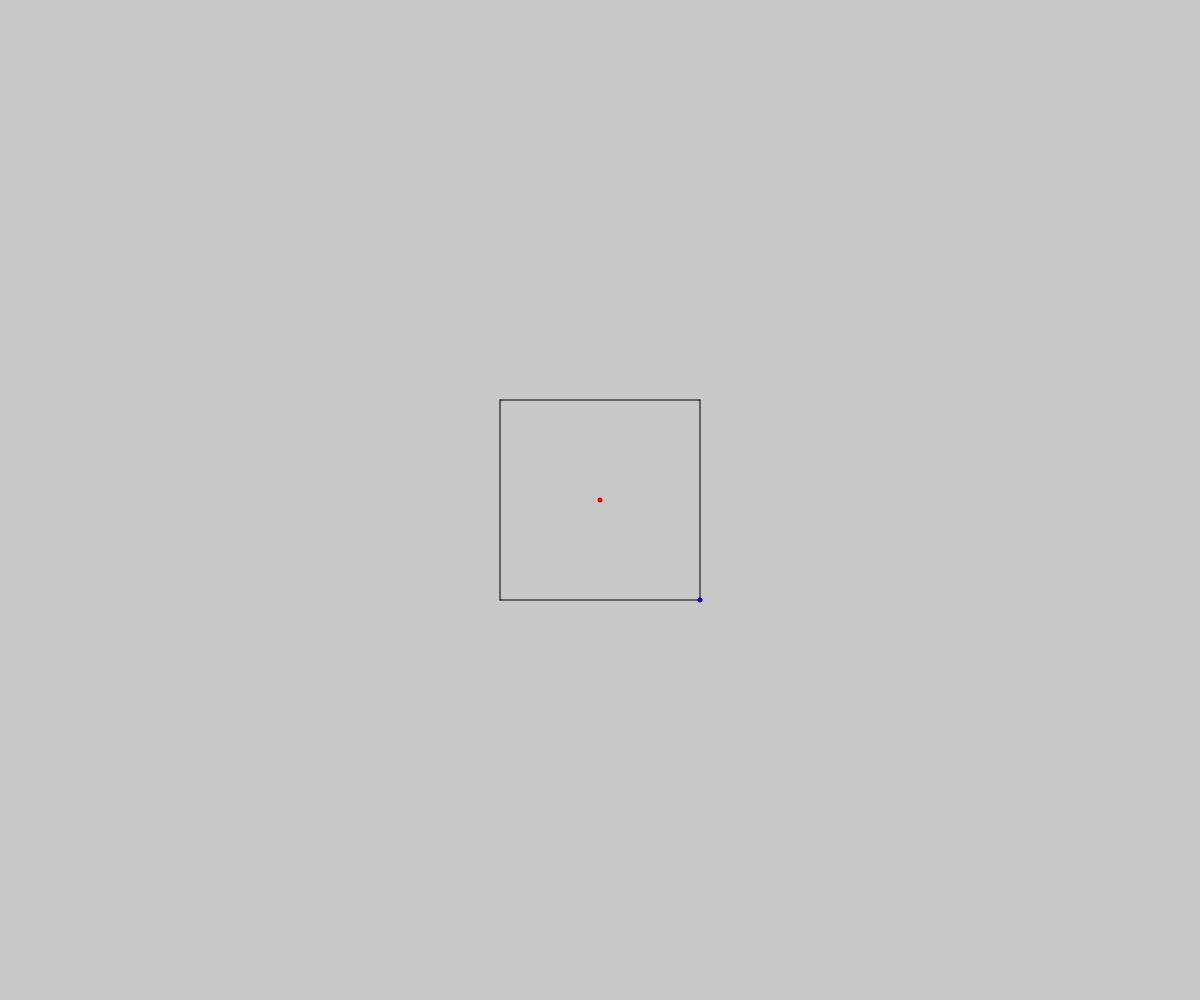
Frame 1 (no input)
Frame 60 (no input): identical to frame 1, image omitted
Frame 120 (the mouse pressed at the canvas centre since frame 60): identical to frame 1, image omitted

The p5.js sketch that drew this single still picture (run headless with seeded random() and noise() and a simulated clock; from frame 60 on, the mouse is pressed at the canvas centre):

// p5.js sketch
// ── sketch.js
function setup() {
  createCanvas(window.innerWidth, window.innerHeight);
}

function draw() {
  initialize();

  // go to bottom right corner
  turnLeft(90);
  forward(100);
  turnRight(90);
  forward(100);

  // start tracing a square
  turnRight(90);
  trace(200);

  turnRight(90);
  trace(200);

  turnRight(90);
  trace(200);

  turnRight(90);
  trace(200);

  plotStartEnd();
}

function initialize() {
  // colors
  background(200);
  stroke(0);
  strokeWeight(1);

  // centering
  push();
  translate(width / 2, height / 2);
}

function plotStartEnd() {
  // ending point
  stroke(0, 0, 255);
  strokeWeight(5);
  point(0, 0);
  pop();

  // starting point
  push();
  translate(width / 2, height / 2);
  stroke(255, 0, 0);
  strokeWeight(5);
  point(0, 0);
  pop();
}

function forward(distance) {
  translate(0, distance);
}

function trace(distance) {
  line(0, 0, 0, distance);
  translate(0, distance);
}

function turnRight(angle) {
  rotate(radians(angle));
}

function turnLeft(angle) {
  rotate(radians(-angle));
}
